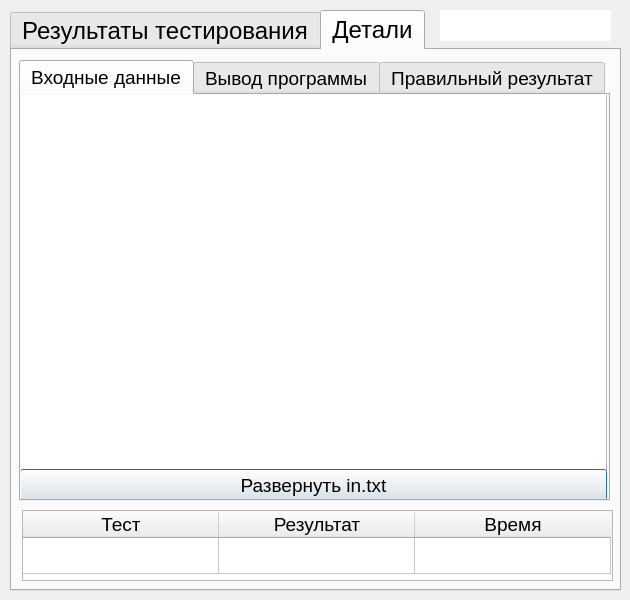
<?xml version="1.0" encoding="UTF-8"?>
<ui version="4.0">
 <class>result_window</class>
 <widget class="QDialog" name="result_window">
  <property name="geometry">
   <rect>
    <x>0</x>
    <y>0</y>
    <width>630</width>
    <height>600</height>
   </rect>
  </property>
  <property name="windowTitle">
   <string>Dialog</string>
  </property>
  <widget class="QTabWidget" name="tabWidget">
   <property name="geometry">
    <rect>
     <x>10</x>
     <y>10</y>
     <width>611</width>
     <height>581</height>
    </rect>
   </property>
   <property name="font">
    <font>
     <pointsize>18</pointsize>
    </font>
   </property>
   <property name="currentIndex">
    <number>1</number>
   </property>
   <widget class="QWidget" name="tab">
    <attribute name="title">
     <string>Результаты тестирования</string>
    </attribute>
    <widget class="QTableWidget" name="tableWidget">
     <property name="geometry">
      <rect>
       <x>7</x>
       <y>10</y>
       <width>591</width>
       <height>521</height>
      </rect>
     </property>
     <property name="font">
      <font>
       <pointsize>14</pointsize>
       <weight>50</weight>
       <italic>false</italic>
       <bold>false</bold>
      </font>
     </property>
     <attribute name="horizontalHeaderDefaultSectionSize">
      <number>196</number>
     </attribute>
     <attribute name="verticalHeaderVisible">
      <bool>false</bool>
     </attribute>
     <column>
      <property name="text">
       <string>Тест</string>
      </property>
     </column>
     <column>
      <property name="text">
       <string>Результат</string>
      </property>
     </column>
     <column>
      <property name="text">
       <string>Время</string>
      </property>
     </column>
    </widget>
   </widget>
   <widget class="QWidget" name="tab_2">
    <attribute name="title">
     <string>Детали</string>
    </attribute>
    <widget class="QTabWidget" name="tabWidget_2">
     <property name="geometry">
      <rect>
       <x>7</x>
       <y>10</y>
       <width>591</width>
       <height>441</height>
      </rect>
     </property>
     <property name="font">
      <font>
       <pointsize>14</pointsize>
      </font>
     </property>
     <property name="currentIndex">
      <number>0</number>
     </property>
     <widget class="QWidget" name="tab_3">
      <attribute name="title">
       <string>Входные данные</string>
      </attribute>
      <widget class="QTextEdit" name="textEdit">
       <property name="geometry">
        <rect>
         <x>-1</x>
         <y>-1</y>
         <width>587</width>
         <height>377</height>
        </rect>
       </property>
       <property name="font">
        <font>
         <pointsize>14</pointsize>
        </font>
       </property>
      </widget>
      <widget class="QPushButton" name="pushButton">
       <property name="geometry">
        <rect>
         <x>-1</x>
         <y>374</y>
         <width>587</width>
         <height>32</height>
        </rect>
       </property>
       <property name="text">
        <string>Развернуть in.txt</string>
       </property>
      </widget>
     </widget>
     <widget class="QWidget" name="tab_4">
      <attribute name="title">
       <string>Вывод программы</string>
      </attribute>
      <widget class="QTextEdit" name="textEdit_2">
       <property name="geometry">
        <rect>
         <x>-1</x>
         <y>-1</y>
         <width>587</width>
         <height>377</height>
        </rect>
       </property>
       <property name="font">
        <font>
         <pointsize>14</pointsize>
        </font>
       </property>
      </widget>
      <widget class="QPushButton" name="pushButton_2">
       <property name="geometry">
        <rect>
         <x>-1</x>
         <y>374</y>
         <width>587</width>
         <height>32</height>
        </rect>
       </property>
       <property name="text">
        <string>Развернуть out.txt</string>
       </property>
      </widget>
     </widget>
     <widget class="QWidget" name="tab_5">
      <attribute name="title">
       <string>Правильный результат</string>
      </attribute>
      <widget class="QTextEdit" name="textEdit_3">
       <property name="geometry">
        <rect>
         <x>-1</x>
         <y>-1</y>
         <width>587</width>
         <height>377</height>
        </rect>
       </property>
       <property name="font">
        <font>
         <pointsize>14</pointsize>
        </font>
       </property>
      </widget>
      <widget class="QPushButton" name="pushButton_3">
       <property name="geometry">
        <rect>
         <x>-1</x>
         <y>374</y>
         <width>587</width>
         <height>32</height>
        </rect>
       </property>
       <property name="text">
        <string>Развернуть rez.txt</string>
       </property>
      </widget>
     </widget>
    </widget>
    <widget class="QTableWidget" name="tableWidget_2">
     <property name="geometry">
      <rect>
       <x>10</x>
       <y>460</y>
       <width>591</width>
       <height>71</height>
      </rect>
     </property>
     <property name="font">
      <font>
       <pointsize>14</pointsize>
       <weight>50</weight>
       <italic>false</italic>
       <bold>false</bold>
       <underline>false</underline>
       <strikeout>false</strikeout>
      </font>
     </property>
     <attribute name="horizontalHeaderDefaultSectionSize">
      <number>196</number>
     </attribute>
     <attribute name="verticalHeaderVisible">
      <bool>false</bool>
     </attribute>
     <attribute name="verticalHeaderDefaultSectionSize">
      <number>36</number>
     </attribute>
     <row>
      <property name="text">
       <string/>
      </property>
     </row>
     <column>
      <property name="text">
       <string>Тест</string>
      </property>
     </column>
     <column>
      <property name="text">
       <string>Результат</string>
      </property>
     </column>
     <column>
      <property name="text">
       <string>Время</string>
      </property>
     </column>
     <item row="0" column="0">
      <property name="text">
       <string/>
      </property>
     </item>
     <item row="0" column="1">
      <property name="text">
       <string/>
      </property>
     </item>
     <item row="0" column="2">
      <property name="text">
       <string/>
      </property>
     </item>
    </widget>
   </widget>
  </widget>
  <widget class="QLineEdit" name="lineEdit">
   <property name="geometry">
    <rect>
     <x>440</x>
     <y>10</y>
     <width>171</width>
     <height>31</height>
    </rect>
   </property>
   <property name="font">
    <font>
     <pointsize>12</pointsize>
    </font>
   </property>
   <property name="frame">
    <bool>false</bool>
   </property>
  </widget>
 </widget>
 <resources/>
 <connections/>
</ui>
